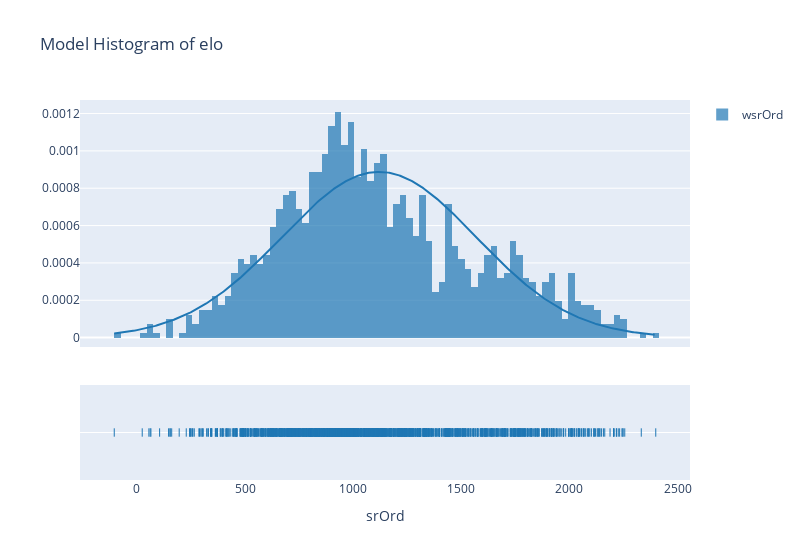

Notebook code for this chart:
### Code cell
df_sailors = pd.read_json("../sailors-latest.json")

fig = ff.create_distplot([df_sailors.loc[df_sailors['wsrOrd']!= 1000]['wsrOrd']],['wsrOrd'], bin_size=30,curve_type='normal')
fig.update_layout(width=800, title='Model Histogram of elo',
    xaxis_title='srOrd')
fig.show()

### Figure 1 — Plotly figure (JSON) as saved in the notebook; plotly's stock layout.template omitted (floating-point values rounded to 4 significant figures; data arrays with more than 128 entries replaced by an {"elided": "..."} marker saying what was removed)
{"data": [{"autobinx": false, "histnorm": "probability density", "legendgroup": "wsrOrd", "marker": {"color": "rgb(31, 119, 180)"}, "name": "wsrOrd", "opacity": 0.7, "type": "histogram", "x": {"elided": "1354 float values"}, "xaxis": "x", "xbins": {"end": 2399.0, "size": 30, "start": -105.0}, "yaxis": "y"}, {"legendgroup": "wsrOrd", "marker": {"color": "rgb(31, 119, 180)"}, "mode": "lines", "name": "wsrOrd", "showlegend": false, "type": "scatter", "x": {"elided": "500 float values"}, "xaxis": "x", "y": {"elided": "500 float values"}, "yaxis": "y"}, {"legendgroup": "wsrOrd", "marker": {"color": "rgb(31, 119, 180)", "symbol": "line-ns-open"}, "mode": "markers", "name": "wsrOrd", "showlegend": false, "type": "scatter", "x": {"elided": "1354 float values"}, "xaxis": "x", "y": {"elided": "1354 str values"}, "yaxis": "y2"}], "layout": {"barmode": "overlay", "hovermode": "closest", "legend": {"traceorder": "reversed"}, "title": {"text": "Model Histogram of elo"}, "width": 800, "xaxis": {"anchor": "y2", "domain": [0, 1], "title": {"text": "srOrd"}, "zeroline": false}, "yaxis": {"anchor": "free", "domain": [0.35, 1], "position": 0}, "yaxis2": {"anchor": "x", "domain": [0, 0.25], "dtick": 1, "showticklabels": false}}}
